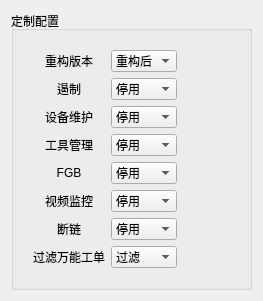
          <widget class="QWidget" name="tabStep_5">
           <attribute name="title">
            <string>Step5.工厂定制</string>
           </attribute>
           <layout class="QVBoxLayout" name="verticalLayout_12">
            <item>
             <widget class="QGroupBox" name="dep_group_14">
              <property name="title">
               <string>定制配置</string>
              </property>
              <layout class="QHBoxLayout" name="horizontalLayout_29">
               <item>
                <layout class="QGridLayout" name="gridLayout_28" columnstretch="0,0,0">
                 <property name="leftMargin">
                  <number>10</number>
                 </property>
                 <property name="topMargin">
                  <number>10</number>
                 </property>
                 <property name="rightMargin">
                  <number>50</number>
                 </property>
                 <property name="bottomMargin">
                  <number>10</number>
                 </property>
                 <item row="0" column="0">
                  <widget class="QLabel" name="labelText_51">
                   <property name="text">
                    <string>重构版本</string>
                   </property>
                   <property name="alignment">
                    <set>Qt::AlignCenter</set>
                   </property>
                  </widget>
                 </item>
                 <item row="3" column="1">
                  <widget class="QComboBox" name="dep_input_59">
                   <item>
                    <property name="text">
                     <string>停用</string>
                    </property>
                   </item>
                   <item>
                    <property name="text">
                     <string>启用</string>
                    </property>
                   </item>
                  </widget>
                 </item>
                 <item row="4" column="1">
                  <widget class="QComboBox" name="dep_input_60">
                   <item>
                    <property name="text">
                     <string>停用</string>
                    </property>
                   </item>
                   <item>
                    <property name="text">
                     <string>启用</string>
                    </property>
                   </item>
                  </widget>
                 </item>
                 <item row="2" column="1">
                  <widget class="QComboBox" name="dep_input_58">
                   <item>
                    <property name="text">
                     <string>停用</string>
                    </property>
                   </item>
                   <item>
                    <property name="text">
                     <string>启用</string>
                    </property>
                   </item>
                  </widget>
                 </item>
                 <item row="1" column="1">
                  <widget class="QComboBox" name="dep_input_57">
                   <item>
                    <property name="text">
                     <string>停用</string>
                    </property>
                   </item>
                   <item>
                    <property name="text">
                     <string>启用</string>
                    </property>
                   </item>
                  </widget>
                 </item>
                 <item row="6" column="1">
                  <widget class="QComboBox" name="dep_input_62">
                   <item>
                    <property name="text">
                     <string>停用</string>
                    </property>
                   </item>
                   <item>
                    <property name="text">
                     <string>启用</string>
                    </property>
                   </item>
                  </widget>
                 </item>
                 <item row="6" column="0">
                  <widget class="QLabel" name="labelText_57">
                   <property name="text">
                    <string>断链</string>
                   </property>
                   <property name="alignment">
                    <set>Qt::AlignCenter</set>
                   </property>
                  </widget>
                 </item>
                 <item row="5" column="1">
                  <widget class="QComboBox" name="dep_input_61">
                   <item>
                    <property name="text">
                     <string>停用</string>
                    </property>
                   </item>
                   <item>
                    <property name="text">
                     <string>启用</string>
                    </property>
                   </item>
                  </widget>
                 </item>
                 <item row="7" column="0">
                  <widget class="QLabel" name="labelText_58">
                   <property name="text">
                    <string>过滤万能工单</string>
                   </property>
                   <property name="alignment">
                    <set>Qt::AlignCenter</set>
                   </property>
                  </widget>
                 </item>
                 <item row="0" column="2">
                  <widget class="QLabel" name="help_44">
                   <property name="maximumSize">
                    <size>
                     <width>20</width>
                     <height>20</height>
                    </size>
                   </property>
                   <property name="text">
                    <string/>
                   </property>
                   <property name="pixmap">
                    <pixmap resource="resoure.qrc">:/icon/help.png</pixmap>
                   </property>
                   <property name="scaledContents">
                    <bool>true</bool>
                   </property>
                  </widget>
                 </item>
                 <item row="4" column="0">
                  <widget class="QLabel" name="labelText_55">
                   <property name="text">
                    <string>FGB</string>
                   </property>
                   <property name="alignment">
                    <set>Qt::AlignCenter</set>
                   </property>
                  </widget>
                 </item>
                 <item row="1" column="0">
                  <widget class="QLabel" name="labelText_52">
                   <property name="text">
                    <string>遏制</string>
                   </property>
                   <property name="alignment">
                    <set>Qt::AlignCenter</set>
                   </property>
                  </widget>
                 </item>
                 <item row="3" column="0">
                  <widget class="QLabel" name="labelText_54">
                   <property name="text">
                    <string>工具管理</string>
                   </property>
                   <property name="alignment">
                    <set>Qt::AlignCenter</set>
                   </property>
                  </widget>
                 </item>
                 <item row="1" column="2">
                  <widget class="QLabel" name="help_45">
                   <property name="maximumSize">
                    <size>
                     <width>20</width>
                     <height>20</height>
                    </size>
                   </property>
                   <property name="text">
                    <string/>
                   </property>
                   <property name="pixmap">
                    <pixmap resource="resoure.qrc">:/icon/help.png</pixmap>
                   </property>
                   <property name="scaledContents">
                    <bool>true</bool>
                   </property>
                  </widget>
                 </item>
                 <item row="3" column="2">
                  <widget class="QLabel" name="help_47">
                   <property name="maximumSize">
                    <size>
                     <width>20</width>
                     <height>20</height>
                    </size>
                   </property>
                   <property name="text">
                    <string/>
                   </property>
                   <property name="pixmap">
                    <pixmap resource="resoure.qrc">:/icon/help.png</pixmap>
                   </property>
                   <property name="scaledContents">
                    <bool>true</bool>
                   </property>
                  </widget>
                 </item>
                 <item row="4" column="2">
                  <widget class="QLabel" name="help_48">
                   <property name="maximumSize">
                    <size>
                     <width>20</width>
                     <height>20</height>
                    </size>
                   </property>
                   <property name="text">
                    <string/>
                   </property>
                   <property name="pixmap">
                    <pixmap resource="resoure.qrc">:/icon/help.png</pixmap>
                   </property>
                   <property name="scaledContents">
                    <bool>true</bool>
                   </property>
                  </widget>
                 </item>
                 <item row="6" column="2">
                  <widget class="QLabel" name="help_50">
                   <property name="maximumSize">
                    <size>
                     <width>20</width>
                     <height>20</height>
                    </size>
                   </property>
                   <property name="text">
                    <string/>
                   </property>
                   <property name="pixmap">
                    <pixmap resource="resoure.qrc">:/icon/help.png</pixmap>
                   </property>
                   <property name="scaledContents">
                    <bool>true</bool>
                   </property>
                  </widget>
                 </item>
                 <item row="0" column="1">
                  <widget class="QComboBox" name="dep_input_56">
                   <item>
                    <property name="text">
                     <string>重构后</string>
                    </property>
                   </item>
                   <item>
                    <property name="text">
                     <string>重构前</string>
                    </property>
                   </item>
                  </widget>
                 </item>
                 <item row="2" column="0">
                  <widget class="QLabel" name="labelText_53">
                   <property name="text">
                    <string>设备维护</string>
                   </property>
                   <property name="alignment">
                    <set>Qt::AlignCenter</set>
                   </property>
                  </widget>
                 </item>
                 <item row="5" column="2">
                  <widget class="QLabel" name="help_49">
                   <property name="maximumSize">
                    <size>
                     <width>20</width>
                     <height>20</height>
                    </size>
                   </property>
                   <property name="text">
                    <string/>
                   </property>
                   <property name="pixmap">
                    <pixmap resource="resoure.qrc">:/icon/help.png</pixmap>
                   </property>
                   <property name="scaledContents">
                    <bool>true</bool>
                   </property>
                  </widget>
                 </item>
                 <item row="5" column="0">
                  <widget class="QLabel" name="labelText_56">
                   <property name="text">
                    <string>视频监控</string>
                   </property>
                   <property name="alignment">
                    <set>Qt::AlignCenter</set>
                   </property>
                  </widget>
                 </item>
                 <item row="7" column="1">
                  <widget class="QComboBox" name="dep_input_63">
                   <item>
                    <property name="text">
                     <string>过滤</string>
                    </property>
                   </item>
                   <item>
                    <property name="text">
                     <string>不过滤</string>
                    </property>
                   </item>
                  </widget>
                 </item>
                 <item row="7" column="2">
                  <widget class="QLabel" name="help_51">
                   <property name="maximumSize">
                    <size>
                     <width>20</width>
                     <height>20</height>
                    </size>
                   </property>
                   <property name="text">
                    <string/>
                   </property>
                   <property name="pixmap">
                    <pixmap resource="resoure.qrc">:/icon/help.png</pixmap>
                   </property>
                   <property name="scaledContents">
                    <bool>true</bool>
                   </property>
                  </widget>
                 </item>
                 <item row="2" column="2">
                  <widget class="QLabel" name="help_46">
                   <property name="maximumSize">
                    <size>
                     <width>20</width>
                     <height>20</height>
                    </size>
                   </property>
                   <property name="text">
                    <string/>
                   </property>
                   <property name="pixmap">
                    <pixmap resource="resoure.qrc">:/icon/help.png</pixmap>
                   </property>
                   <property name="scaledContents">
                    <bool>true</bool>
                   </property>
                  </widget>
                 </item>
                </layout>
               </item>
              </layout>
             </widget>
            </item>
           </layout>
          </widget>
